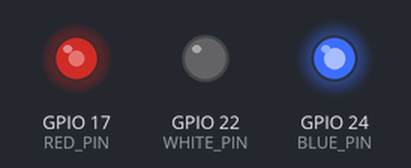
Bench run of a program on a simulated Raspberry Pi (BCM pin numbers). Shown: output pins drawn as LEDs (lit = HIGH). At 0.0 s the program stops and its outputs stay as they are.

Above: at 0.1 s.
Timing chart, 0 to 1.5 s (numbered marks = the images above):
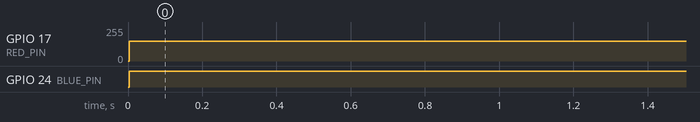

Measured:
- by itself, GPIO 17 (RED_PIN): 0/255 → 150/255 at 0.00 s
- by itself, GPIO 24 (BLUE_PIN): LOW → HIGH at 0.00 s

The program:

purple.py
```python
import subprocess
import os
import sys
import termios
import tty
import pigpio
import time
from thread import start_new_thread


RED_PIN   = 17
WHITE_PIN = 22
BLUE_PIN  = 24

pi = pigpio.pi()

pi.set_PWM_dutycycle(BLUE_PIN, 255)
pi.set_PWM_dutycycle(WHITE_PIN, 0)
pi.set_PWM_dutycycle(RED_PIN, 150)

pi.stop()
```
